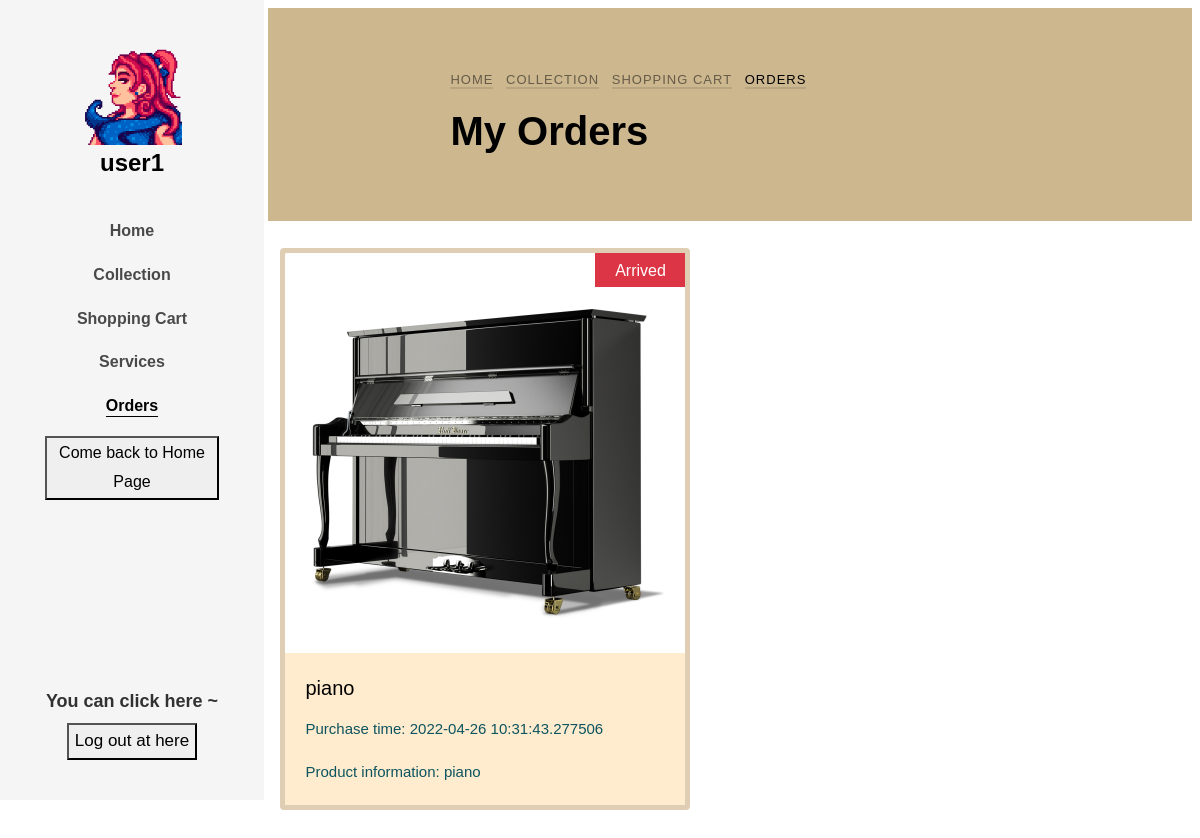
The page /Orders (signed in) on the database as committed earlier.
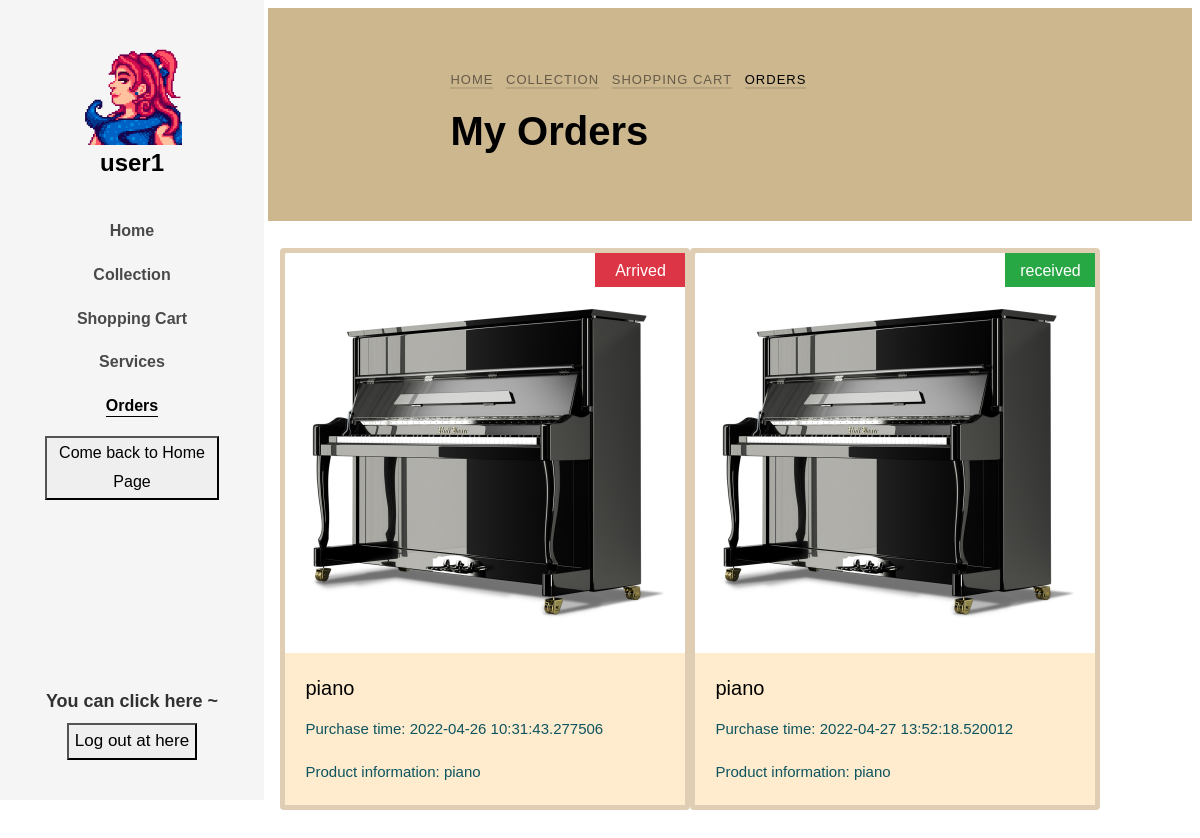
The same page on the database as committed later.
### app/models.py (models this page shows, shortened)
class User(db.Model):
    __tablename__ = "user"
    __table_args__ = {'extend_existing': True}
    id = db.Column(db.Integer, primary_key=True)
    user_name = db.Column(db.String(32), unique=True, nullable=False)
    password_hash = db.Column(db.String(64), nullable=False)
    email = db.Column(db.String(64), nullable=False)
    register_time = db.Column(db.DateTime, default=datetime.now)
    gender = db.Column(db.String(10), nullable=True)
    icon = db.Column(db.String(128), nullable=True)
    introduction = db.Column(db.String(64), nullable=True)
    authority = db.Column(db.Integer, default=0, nullable=False)
    money = db.Column(db.Integer, default=0, nullable=False)
    messages = db.relationship('Message', back_populates='author', cascade='all')

class Commodity(db.Model):
    __tablename__ = "commodity"
    __table_args__ = {'extend_existing': True}
    id = db.Column(db.Integer, primary_key=True, autoincrement=True)
    commodity_name = db.Column(db.String(32), nullable=False)
    release_time = db.Column(db.DateTime, default=datetime.now)
    cargo_quantity = db.Column(db.Integer, nullable=False)
    pic_path = db.Column(db.String(64), nullable=True)
    price = db.Column(db.Integer, nullable=False)
    introduction = db.Column(db.String(64), nullable=True)
    type = db.Column(db.String(32), nullable=False)
    collect_num = db.Column(db.Integer, default=0)
    is_collect = db.Column(db.Boolean, default=False, nullable=False)

class Order(db.Model):
    __tablename__ = "order"
    __table_args__ = {'extend_existing': True}
    id = db.Column(db.Integer, primary_key=True, autoincrement=True)
    user_id = db.Column(db.Integer, db.ForeignKey('user.id'))
    purchase_time = db.Column(db.DateTime, default=datetime.now)
    address = db.Column(db.String(64), nullable=False)
    transport = db.Column(db.String(64), nullable=False)
    is_receive = db.Column(db.Boolean, default=False, nullable=False)

### app/routes.py (the view)
@app.route('/Orders')
def Orders():
    user = User.query.filter(User.user_name == session.get('USERNAME')).first()
    user_icon = setIcon()
    orders = Order.query.filter(User.id == session.get('uid'))
    allorders = Order.query.all()
    list = [];
    alllist = []
    for o in orders:
        list = get_orders(o, list)
    session.pop('orders', None)
    session['orders'] = list
    for o2 in allorders:
        alllist = get_orders(o2, alllist)
    session.pop('allorders', None)
    session['allorders'] = alllist
    if islogined():
        authority = session.get('authority')
    else:
        authority = 0
    return render_template('order.html', user=user, icon=user_icon, islogin=islogined(), orders=list,allorders=alllist,
                           authority=authority)

### app/functions.py (called while the page is built)
def islogined():
    if session.get('USERNAME'):
        return True
    else:
        return False

### app/routes.py (called while the page is built)
def get_orders(p, list):
    order_detail = db.session.query(OrderDetail).filter(OrderDetail.order_id == p.id).all()
    for od in order_detail:
        item = dict()
        c = db.session.query(Commodity).filter(Commodity.id == od.commodity_id).first()
        item['id'] = p.id
        item['detail'] = od.id
        item['pic_path'] = c.pic_path
        item['is_receive'] = p.is_receive
        item['commodity_name'] = c.commodity_name
        item['purchase_time'] = p.purchase_time
        item['address'] = p.address
        item['introduction'] = c.introduction
        item['price'] = c.price * od.commodity_num
        list.append(item)
    return list

def setIcon():
    if islogined():
        user = User.query.filter(User.user_name == session.get('USERNAME')).first()
        user_icon = user.icon
        if user_icon != None:
            icon = user.icon
            user_icon = url_for('static', filename='uploaded_AVA/' + icon)
        else:
            user_icon = 'NULL'
    else:
        user_icon = 'NULL'
    return user_icon

### app/templates/order.html (shortened to what this page needs)
<!DOCTYPE html>
<html lang="en">
<head>
    <link rel="stylesheet" href="../static/css/open-iconic-bootstrap.min.css">
    <link rel="stylesheet" href="../static/css/animate.css">
    <link rel="stylesheet" href="../static/css/owl.carousel.min.css">
    <link rel="stylesheet" href="../static/css/owl.theme.default.min.css">
    <link rel="stylesheet" href="../static/css/magnific-popup.css">
    <link rel="stylesheet" href="../static/css/aos.css">
    <link rel="stylesheet" href="../static/css/ionicons.min.css">
    <link rel="stylesheet" href="../static/css/bootstrap-datepicker.css">
    <link rel="stylesheet" href="../static/css/jquery.timepicker.css">
    <link rel="stylesheet" href="../static/css/flaticon.css">
    <link rel="stylesheet" href="../static/css/icomoon.css">
    <link rel="stylesheet" href="../static/css/style-per.css">
</head>
<body>
<div id="colorlib-page">
    <aside id="colorlib-aside" role="complementary" class="js-fullheight text-center">
        <h1 id="colorlib-logo"><a href="/home">
                <span>
                    {% if icon == "NULL" %}
                        <img src='{{ avatars.default(size='l') }}' alt="" width=100 height=100>
                    {% else %}
                        <img src='{{ icon }}' alt="" width=100 height=100>
                    {% endif %}
                </span><br>{{ user.user_name }}</a>
        </h1>
        <nav id="colorlib-main-menu" role="navigation">
            <ul>
                <li><a href="/home ">Home</a></li>
                <li><a href="/collection">Collection</a></li>
                <li><a href="/ShoppingCart">Shopping Cart</a></li>
                <li><a href="/contact">Services</a></li>
                <li class="colorlib-active"><a href="/Orders">Orders</a></li>
                <li>
                    <button onclick="location.href='/main_page'">Come back to Home Page</button>
                </li>
            </ul>
        </nav>
        <div class="colorlib-footer">
            <h3>You can click here ~</h3>
            <div class="d-flex justify-content-center">
                <form action="#" class="colorlib-subscribe-form">
                    <div class="form-group d-flex">
                        <button onclick="clickToLogout();">Log out at here</button>
                    </div>
                </form>
            </div>
        </div>
    </aside>
    <div id="colorlib-main">
        <section class="ftco-section ftco-bread">
            <div class="container">
                <div class="row no-gutters slider-text justify-content-center align-items-center">
                    <div class="col-md-8 ftco-animate">
                        <p class="breadcrumbs"><span class="mr-2"><a href="/home">Home</a></span>
                            <span class="mr-2"><a href="/collection">Collection</a></span>
                            <span class="mr-2"><a href="/ShoppingCart">Shopping Cart</a></span>
                            <span>Orders</span></p>
                         {% if authority ==1 %}
                            <h1 class="bread">All Orders</h1>
                         {% else %}
                             <h1 class="bread">My Orders</h1>
                         {% endif %}
                    </div>
                </div>
            </div>
        </section>
        <section class="ftco-section-3">
            <div class="photograhy">
                <div class="row">
                    {% if authority ==1 %}
                        {% for order in allorders %}
                        <div class="card">
                            <a href="singleOrder/{{ order.detail }}">
                                <img class="card-img-top" src="{{ order.pic_path }}" alt="Card image cap"
                                     height="400px"></a>
                            {% if order.is_receive %}
                                <span class="product-new-top"
                                      style="background: #28a745"
                                >received</span>
                            {% else %}
                                <span class="product-new-top"
                                      style="background: #dc3545"
                                >Arrived</span>
                            {% endif %}
                            <div class="card-body">
                                <h5 class="card-title"><a
                                        href="singleOrder/{{ order.id }}">{{ order.commodity_name }} </a></h5>
                                <p class="card-text">Purchase time: {{ order.purchase_time }}</p>
                                <p class="card-text">Product information: {{ order.introduction }}</p>
                            </div>
                        </div>
                        {% endfor %}
                    {% else %}
                        {% for order in orders %}
                        <div class="card">
                            <a href="singleOrder/{{ order.detail }}">
                                <img class="card-img-top" src="{{ order.pic_path }}" alt="Card image cap"
                                     height="400px"></a>
                            {% if order.is_receive %}
                                <span class="product-new-top"
                                      style="background: #28a745"
                                >received</span>
                            {% else %}
                                <span class="product-new-top"
                                      style="background: #dc3545"
                                >Arrived</span>
                            {% endif %}
                            <div class="card-body">
                                <h5 class="card-title"><a
                                        href="singleOrder/{{ order.id }}">{{ order.commodity_name }} </a></h5>
                                <p class="card-text">Purchase time: {{ order.purchase_time }}</p>
                                <p class="card-text">Product information: {{ order.introduction }}</p>
                            </div>
                        </div>
                        {% endfor %}
                    {% endif %}
                </div>
            </div>
        </section>
    </div>
</div>
</body>
</html>

Rows that differ between the two databases and show on the page:
added Order: purchase_time "2022-04-27 13:52:18.520012"
Other text that changed with them:
new list line: "received Purchase time: Product information:"
new list line: "piano piano"
